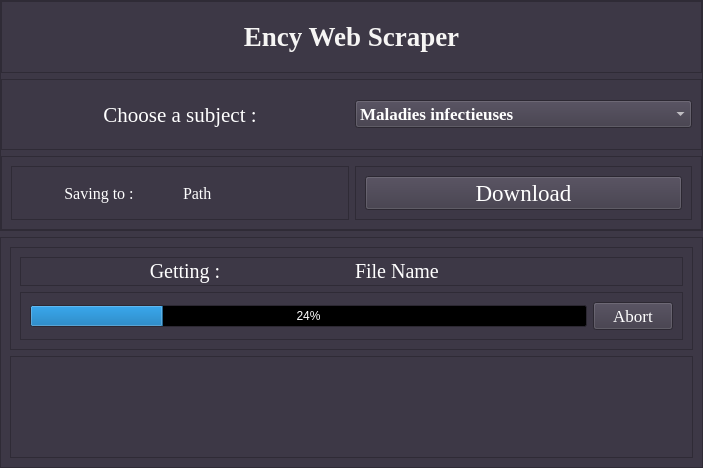
<?xml version="1.0" encoding="UTF-8"?>
<ui version="4.0">
 <author>Soukkou Youcef</author>
 <class>MainWindow</class>
 <widget class="QMainWindow" name="MainWindow">
  <property name="windowModality">
   <enum>Qt::NonModal</enum>
  </property>
  <property name="geometry">
   <rect>
    <x>0</x>
    <y>0</y>
    <width>703</width>
    <height>468</height>
   </rect>
  </property>
  <property name="palette">
   <palette>
    <active>
     <colorrole role="WindowText">
      <brush brushstyle="SolidPattern">
       <color alpha="255">
        <red>255</red>
        <green>255</green>
        <blue>255</blue>
       </color>
      </brush>
     </colorrole>
     <colorrole role="Button">
      <brush brushstyle="SolidPattern">
       <color alpha="255">
        <red>61</red>
        <green>56</green>
        <blue>70</blue>
       </color>
      </brush>
     </colorrole>
     <colorrole role="Light">
      <brush brushstyle="SolidPattern">
       <color alpha="255">
        <red>92</red>
        <green>84</green>
        <blue>105</blue>
       </color>
      </brush>
     </colorrole>
     <colorrole role="Midlight">
      <brush brushstyle="SolidPattern">
       <color alpha="255">
        <red>76</red>
        <green>70</green>
        <blue>87</blue>
       </color>
      </brush>
     </colorrole>
     <colorrole role="Dark">
      <brush brushstyle="SolidPattern">
       <color alpha="255">
        <red>31</red>
        <green>28</green>
        <blue>35</blue>
       </color>
      </brush>
     </colorrole>
     <colorrole role="Mid">
      <brush brushstyle="SolidPattern">
       <color alpha="255">
        <red>41</red>
        <green>37</green>
        <blue>47</blue>
       </color>
      </brush>
     </colorrole>
     <colorrole role="Text">
      <brush brushstyle="SolidPattern">
       <color alpha="255">
        <red>255</red>
        <green>255</green>
        <blue>255</blue>
       </color>
      </brush>
     </colorrole>
     <colorrole role="BrightText">
      <brush brushstyle="SolidPattern">
       <color alpha="255">
        <red>255</red>
        <green>255</green>
        <blue>255</blue>
       </color>
      </brush>
     </colorrole>
     <colorrole role="ButtonText">
      <brush brushstyle="SolidPattern">
       <color alpha="255">
        <red>255</red>
        <green>255</green>
        <blue>255</blue>
       </color>
      </brush>
     </colorrole>
     <colorrole role="Base">
      <brush brushstyle="SolidPattern">
       <color alpha="255">
        <red>0</red>
        <green>0</green>
        <blue>0</blue>
       </color>
      </brush>
     </colorrole>
     <colorrole role="Window">
      <brush brushstyle="SolidPattern">
       <color alpha="255">
        <red>61</red>
        <green>56</green>
        <blue>70</blue>
       </color>
      </brush>
     </colorrole>
     <colorrole role="Shadow">
      <brush brushstyle="SolidPattern">
       <color alpha="255">
        <red>0</red>
        <green>0</green>
        <blue>0</blue>
       </color>
      </brush>
     </colorrole>
     <colorrole role="AlternateBase">
      <brush brushstyle="SolidPattern">
       <color alpha="255">
        <red>30</red>
        <green>28</green>
        <blue>35</blue>
       </color>
      </brush>
     </colorrole>
     <colorrole role="ToolTipBase">
      <brush brushstyle="SolidPattern">
       <color alpha="255">
        <red>255</red>
        <green>255</green>
        <blue>220</blue>
       </color>
      </brush>
     </colorrole>
     <colorrole role="ToolTipText">
      <brush brushstyle="SolidPattern">
       <color alpha="255">
        <red>0</red>
        <green>0</green>
        <blue>0</blue>
       </color>
      </brush>
     </colorrole>
     <colorrole role="PlaceholderText">
      <brush brushstyle="SolidPattern">
       <color alpha="128">
        <red>255</red>
        <green>255</green>
        <blue>255</blue>
       </color>
      </brush>
     </colorrole>
    </active>
    <inactive>
     <colorrole role="WindowText">
      <brush brushstyle="SolidPattern">
       <color alpha="255">
        <red>255</red>
        <green>255</green>
        <blue>255</blue>
       </color>
      </brush>
     </colorrole>
     <colorrole role="Button">
      <brush brushstyle="SolidPattern">
       <color alpha="255">
        <red>61</red>
        <green>56</green>
        <blue>70</blue>
       </color>
      </brush>
     </colorrole>
     <colorrole role="Light">
      <brush brushstyle="SolidPattern">
       <color alpha="255">
        <red>92</red>
        <green>84</green>
        <blue>105</blue>
       </color>
      </brush>
     </colorrole>
     <colorrole role="Midlight">
      <brush brushstyle="SolidPattern">
       <color alpha="255">
        <red>76</red>
        <green>70</green>
        <blue>87</blue>
       </color>
      </brush>
     </colorrole>
     <colorrole role="Dark">
      <brush brushstyle="SolidPattern">
       <color alpha="255">
        <red>31</red>
        <green>28</green>
        <blue>35</blue>
       </color>
      </brush>
     </colorrole>
     <colorrole role="Mid">
      <brush brushstyle="SolidPattern">
       <color alpha="255">
        <red>41</red>
        <green>37</green>
        <blue>47</blue>
       </color>
      </brush>
     </colorrole>
     <colorrole role="Text">
      <brush brushstyle="SolidPattern">
       <color alpha="255">
        <red>255</red>
        <green>255</green>
        <blue>255</blue>
       </color>
      </brush>
     </colorrole>
     <colorrole role="BrightText">
      <brush brushstyle="SolidPattern">
       <color alpha="255">
        <red>255</red>
        <green>255</green>
        <blue>255</blue>
       </color>
      </brush>
     </colorrole>
     <colorrole role="ButtonText">
      <brush brushstyle="SolidPattern">
       <color alpha="255">
        <red>255</red>
        <green>255</green>
        <blue>255</blue>
       </color>
      </brush>
     </colorrole>
     <colorrole role="Base">
      <brush brushstyle="SolidPattern">
       <color alpha="255">
        <red>0</red>
        <green>0</green>
        <blue>0</blue>
       </color>
      </brush>
     </colorrole>
     <colorrole role="Window">
      <brush brushstyle="SolidPattern">
       <color alpha="255">
        <red>61</red>
        <green>56</green>
        <blue>70</blue>
       </color>
      </brush>
     </colorrole>
     <colorrole role="Shadow">
      <brush brushstyle="SolidPattern">
       <color alpha="255">
        <red>0</red>
        <green>0</green>
        <blue>0</blue>
       </color>
      </brush>
     </colorrole>
     <colorrole role="AlternateBase">
      <brush brushstyle="SolidPattern">
       <color alpha="255">
        <red>30</red>
        <green>28</green>
        <blue>35</blue>
       </color>
      </brush>
     </colorrole>
     <colorrole role="ToolTipBase">
      <brush brushstyle="SolidPattern">
       <color alpha="255">
        <red>255</red>
        <green>255</green>
        <blue>220</blue>
       </color>
      </brush>
     </colorrole>
     <colorrole role="ToolTipText">
      <brush brushstyle="SolidPattern">
       <color alpha="255">
        <red>0</red>
        <green>0</green>
        <blue>0</blue>
       </color>
      </brush>
     </colorrole>
     <colorrole role="PlaceholderText">
      <brush brushstyle="SolidPattern">
       <color alpha="128">
        <red>255</red>
        <green>255</green>
        <blue>255</blue>
       </color>
      </brush>
     </colorrole>
    </inactive>
    <disabled>
     <colorrole role="WindowText">
      <brush brushstyle="SolidPattern">
       <color alpha="255">
        <red>31</red>
        <green>28</green>
        <blue>35</blue>
       </color>
      </brush>
     </colorrole>
     <colorrole role="Button">
      <brush brushstyle="SolidPattern">
       <color alpha="255">
        <red>61</red>
        <green>56</green>
        <blue>70</blue>
       </color>
      </brush>
     </colorrole>
     <colorrole role="Light">
      <brush brushstyle="SolidPattern">
       <color alpha="255">
        <red>92</red>
        <green>84</green>
        <blue>105</blue>
       </color>
      </brush>
     </colorrole>
     <colorrole role="Midlight">
      <brush brushstyle="SolidPattern">
       <color alpha="255">
        <red>76</red>
        <green>70</green>
        <blue>87</blue>
       </color>
      </brush>
     </colorrole>
     <colorrole role="Dark">
      <brush brushstyle="SolidPattern">
       <color alpha="255">
        <red>31</red>
        <green>28</green>
        <blue>35</blue>
       </color>
      </brush>
     </colorrole>
     <colorrole role="Mid">
      <brush brushstyle="SolidPattern">
       <color alpha="255">
        <red>41</red>
        <green>37</green>
        <blue>47</blue>
       </color>
      </brush>
     </colorrole>
     <colorrole role="Text">
      <brush brushstyle="SolidPattern">
       <color alpha="255">
        <red>31</red>
        <green>28</green>
        <blue>35</blue>
       </color>
      </brush>
     </colorrole>
     <colorrole role="BrightText">
      <brush brushstyle="SolidPattern">
       <color alpha="255">
        <red>255</red>
        <green>255</green>
        <blue>255</blue>
       </color>
      </brush>
     </colorrole>
     <colorrole role="ButtonText">
      <brush brushstyle="SolidPattern">
       <color alpha="255">
        <red>31</red>
        <green>28</green>
        <blue>35</blue>
       </color>
      </brush>
     </colorrole>
     <colorrole role="Base">
      <brush brushstyle="SolidPattern">
       <color alpha="255">
        <red>61</red>
        <green>56</green>
        <blue>70</blue>
       </color>
      </brush>
     </colorrole>
     <colorrole role="Window">
      <brush brushstyle="SolidPattern">
       <color alpha="255">
        <red>61</red>
        <green>56</green>
        <blue>70</blue>
       </color>
      </brush>
     </colorrole>
     <colorrole role="Shadow">
      <brush brushstyle="SolidPattern">
       <color alpha="255">
        <red>0</red>
        <green>0</green>
        <blue>0</blue>
       </color>
      </brush>
     </colorrole>
     <colorrole role="AlternateBase">
      <brush brushstyle="SolidPattern">
       <color alpha="255">
        <red>61</red>
        <green>56</green>
        <blue>70</blue>
       </color>
      </brush>
     </colorrole>
     <colorrole role="ToolTipBase">
      <brush brushstyle="SolidPattern">
       <color alpha="255">
        <red>255</red>
        <green>255</green>
        <blue>220</blue>
       </color>
      </brush>
     </colorrole>
     <colorrole role="ToolTipText">
      <brush brushstyle="SolidPattern">
       <color alpha="255">
        <red>0</red>
        <green>0</green>
        <blue>0</blue>
       </color>
      </brush>
     </colorrole>
     <colorrole role="PlaceholderText">
      <brush brushstyle="SolidPattern">
       <color alpha="128">
        <red>255</red>
        <green>255</green>
        <blue>255</blue>
       </color>
      </brush>
     </colorrole>
    </disabled>
   </palette>
  </property>
  <property name="cursor">
   <cursorShape>ArrowCursor</cursorShape>
  </property>
  <property name="contextMenuPolicy">
   <enum>Qt::NoContextMenu</enum>
  </property>
  <property name="windowTitle">
   <string notr="true" extracomment="This allows for automated downloading of pdf medical exams from ency.">Ency Web Scraper</string>
  </property>
  <property name="windowIcon">
   <iconset>
    <normaloff>icon.jpg</normaloff>icon.jpg</iconset>
  </property>
  <property name="autoFillBackground">
   <bool>true</bool>
  </property>
  <property name="styleSheet">
   <string notr="true"/>
  </property>
  <property name="tabShape">
   <enum>QTabWidget::Rounded</enum>
  </property>
  <widget class="QWidget" name="centralwidget">
   <layout class="QVBoxLayout" name="verticalLayout">
    <property name="leftMargin">
     <number>0</number>
    </property>
    <property name="topMargin">
     <number>0</number>
    </property>
    <property name="rightMargin">
     <number>0</number>
    </property>
    <property name="bottomMargin">
     <number>0</number>
    </property>
    <item>
     <widget class="QFrame" name="TOP_FRAME">
      <property name="frameShape">
       <enum>QFrame::StyledPanel</enum>
      </property>
      <property name="frameShadow">
       <enum>QFrame::Raised</enum>
      </property>
      <layout class="QVBoxLayout" name="verticalLayout_2">
       <property name="leftMargin">
        <number>0</number>
       </property>
       <property name="topMargin">
        <number>0</number>
       </property>
       <property name="rightMargin">
        <number>0</number>
       </property>
       <property name="bottomMargin">
        <number>0</number>
       </property>
       <item>
        <widget class="QFrame" name="Title_Frame">
         <property name="frameShape">
          <enum>QFrame::StyledPanel</enum>
         </property>
         <property name="frameShadow">
          <enum>QFrame::Raised</enum>
         </property>
         <layout class="QHBoxLayout" name="horizontalLayout">
          <item>
           <widget class="QLabel" name="Title_Text">
            <property name="font">
             <font>
              <family>Liberation Serif</family>
              <pointsize>20</pointsize>
              <weight>75</weight>
              <italic>false</italic>
              <bold>true</bold>
             </font>
            </property>
            <property name="text">
             <string>&lt;html&gt;&lt;head/&gt;&lt;body&gt;&lt;p&gt;&lt;span style=&quot; color:#f6f5f4;&quot;&gt;Ency Web Scraper&lt;/span&gt;&lt;/p&gt;&lt;/body&gt;&lt;/html&gt;</string>
            </property>
            <property name="scaledContents">
             <bool>true</bool>
            </property>
            <property name="alignment">
             <set>Qt::AlignCenter</set>
            </property>
           </widget>
          </item>
         </layout>
        </widget>
       </item>
       <item>
        <widget class="QFrame" name="Select_Module_Frame">
         <property name="font">
          <font>
           <pointsize>15</pointsize>
          </font>
         </property>
         <property name="frameShape">
          <enum>QFrame::StyledPanel</enum>
         </property>
         <property name="frameShadow">
          <enum>QFrame::Raised</enum>
         </property>
         <layout class="QHBoxLayout" name="horizontalLayout_4">
          <item>
           <widget class="QLabel" name="Text1">
            <property name="font">
             <font>
              <family>Liberation Serif</family>
              <pointsize>16</pointsize>
             </font>
            </property>
            <property name="text">
             <string>Choose a subject :</string>
            </property>
            <property name="alignment">
             <set>Qt::AlignCenter</set>
            </property>
           </widget>
          </item>
          <item>
           <widget class="QComboBox" name="Select_Modules_Dropdown">
            <property name="font">
             <font>
              <family>Liberation Serif</family>
              <pointsize>13</pointsize>
              <weight>75</weight>
              <bold>true</bold>
             </font>
            </property>
            <property name="editable">
             <bool>false</bool>
            </property>
            <property name="currentText">
             <string>Maladies infectieuses</string>
            </property>
            <property name="currentIndex">
             <number>0</number>
            </property>
            <property name="maxVisibleItems">
             <number>7</number>
            </property>
            <property name="frame">
             <bool>true</bool>
            </property>
            <item>
             <property name="text">
              <string>Maladies infectieuses</string>
             </property>
            </item>
            <item>
             <property name="text">
              <string>Gastro-entérologie</string>
             </property>
            </item>
            <item>
             <property name="text">
              <string>Cardiologie</string>
             </property>
            </item>
            <item>
             <property name="text">
              <string>Neurologie</string>
             </property>
            </item>
            <item>
             <property name="text">
              <string>Onco-Hématologie</string>
             </property>
            </item>
            <item>
             <property name="text">
              <string>Pneumologie-Phtisiologie</string>
             </property>
            </item>
            <item>
             <property name="text">
              <string>Gynécologie</string>
             </property>
            </item>
            <item>
             <property name="text">
              <string>Orthopédie</string>
             </property>
            </item>
            <item>
             <property name="text">
              <string>Pédiatrie</string>
             </property>
            </item>
            <item>
             <property name="text">
              <string>Urologie-Nephrologie</string>
             </property>
            </item>
            <item>
             <property name="text">
              <string>Endocrinologie </string>
             </property>
            </item>
            <item>
             <property name="text">
              <string>Psychiatrie</string>
             </property>
            </item>
            <item>
             <property name="text">
              <string>Rhumatologie</string>
             </property>
            </item>
            <item>
             <property name="text">
              <string>Urgences médico-chirurgicales</string>
             </property>
            </item>
            <item>
             <property name="text">
              <string>Ophtalmologie</string>
             </property>
            </item>
            <item>
             <property name="text">
              <string>Dermatologie</string>
             </property>
            </item>
            <item>
             <property name="text">
              <string>Épidémiologie</string>
             </property>
            </item>
            <item>
             <property name="text">
              <string>Médecine de travail</string>
             </property>
            </item>
            <item>
             <property name="text">
              <string>Médecine légale</string>
             </property>
            </item>
            <item>
             <property name="text">
              <string>ORL</string>
             </property>
            </item>
            <item>
             <property name="text">
              <string>Thérapeutique</string>
             </property>
            </item>
            <item>
             <property name="text">
              <string>Économie</string>
             </property>
            </item>
            <item>
             <property name="text">
              <string>Droit et déontologie médicale </string>
             </property>
            </item>
            <item>
             <property name="text">
              <string>Psychologie médicale</string>
             </property>
            </item>
           </widget>
          </item>
         </layout>
        </widget>
       </item>
       <item>
        <widget class="QFrame" name="Save_location_and_donwload_button">
         <property name="frameShape">
          <enum>QFrame::StyledPanel</enum>
         </property>
         <property name="frameShadow">
          <enum>QFrame::Raised</enum>
         </property>
         <layout class="QHBoxLayout" name="horizontalLayout_2">
          <item>
           <widget class="QFrame" name="Saving_Path_Frame">
            <property name="frameShape">
             <enum>QFrame::StyledPanel</enum>
            </property>
            <property name="frameShadow">
             <enum>QFrame::Raised</enum>
            </property>
            <layout class="QHBoxLayout" name="horizontalLayout_5">
             <item>
              <widget class="QLabel" name="Text2">
               <property name="font">
                <font>
                 <family>Liberation Serif</family>
                 <pointsize>12</pointsize>
                </font>
               </property>
               <property name="midLineWidth">
                <number>0</number>
               </property>
               <property name="text">
                <string>Saving to :</string>
               </property>
               <property name="alignment">
                <set>Qt::AlignCenter</set>
               </property>
              </widget>
             </item>
             <item>
              <widget class="QLabel" name="Path_Text">
               <property name="font">
                <font>
                 <family>Liberation Serif</family>
                 <pointsize>12</pointsize>
                </font>
               </property>
               <property name="lineWidth">
                <number>1</number>
               </property>
               <property name="text">
                <string>Path</string>
               </property>
               <property name="margin">
                <number>0</number>
               </property>
               <property name="indent">
                <number>0</number>
               </property>
              </widget>
             </item>
            </layout>
           </widget>
          </item>
          <item>
           <widget class="QFrame" name="frame_5">
            <property name="frameShape">
             <enum>QFrame::StyledPanel</enum>
            </property>
            <property name="frameShadow">
             <enum>QFrame::Raised</enum>
            </property>
            <layout class="QGridLayout" name="gridLayout">
             <item row="0" column="0">
              <widget class="QPushButton" name="Download_Button">
               <property name="sizePolicy">
                <sizepolicy hsizetype="Minimum" vsizetype="Minimum">
                 <horstretch>0</horstretch>
                 <verstretch>0</verstretch>
                </sizepolicy>
               </property>
               <property name="font">
                <font>
                 <family>Liberation Serif</family>
                 <pointsize>17</pointsize>
                </font>
               </property>
               <property name="autoFillBackground">
                <bool>false</bool>
               </property>
               <property name="text">
                <string>Download</string>
               </property>
               <property name="icon">
                <iconset>
                 <normaloff>download-icon-white-png-29.jpg</normaloff>download-icon-white-png-29.jpg</iconset>
               </property>
               <property name="iconSize">
                <size>
                 <width>32</width>
                 <height>32</height>
                </size>
               </property>
               <property name="autoDefault">
                <bool>false</bool>
               </property>
               <property name="default">
                <bool>false</bool>
               </property>
               <property name="flat">
                <bool>false</bool>
               </property>
              </widget>
             </item>
            </layout>
           </widget>
          </item>
         </layout>
        </widget>
       </item>
      </layout>
     </widget>
    </item>
    <item>
     <widget class="QFrame" name="BOTTOM_FRAME">
      <property name="frameShape">
       <enum>QFrame::StyledPanel</enum>
      </property>
      <property name="frameShadow">
       <enum>QFrame::Raised</enum>
      </property>
      <layout class="QVBoxLayout" name="verticalLayout_3">
       <item>
        <widget class="QFrame" name="Telemetry">
         <property name="sizePolicy">
          <sizepolicy hsizetype="Preferred" vsizetype="Preferred">
           <horstretch>0</horstretch>
           <verstretch>0</verstretch>
          </sizepolicy>
         </property>
         <property name="frameShape">
          <enum>QFrame::StyledPanel</enum>
         </property>
         <property name="frameShadow">
          <enum>QFrame::Raised</enum>
         </property>
         <layout class="QVBoxLayout" name="verticalLayout_4">
          <item>
           <widget class="QFrame" name="Telemetry_Text_Frame">
            <property name="frameShape">
             <enum>QFrame::StyledPanel</enum>
            </property>
            <property name="frameShadow">
             <enum>QFrame::Raised</enum>
            </property>
            <layout class="QHBoxLayout" name="horizontalLayout_7">
             <property name="leftMargin">
              <number>0</number>
             </property>
             <property name="topMargin">
              <number>0</number>
             </property>
             <property name="rightMargin">
              <number>0</number>
             </property>
             <property name="bottomMargin">
              <number>0</number>
             </property>
             <item>
              <widget class="QLabel" name="Text3">
               <property name="font">
                <font>
                 <family>Liberation Serif</family>
                 <pointsize>15</pointsize>
                </font>
               </property>
               <property name="lineWidth">
                <number>0</number>
               </property>
               <property name="midLineWidth">
                <number>0</number>
               </property>
               <property name="text">
                <string>Getting :</string>
               </property>
               <property name="alignment">
                <set>Qt::AlignCenter</set>
               </property>
               <property name="indent">
                <number>0</number>
               </property>
              </widget>
             </item>
             <item>
              <widget class="QLabel" name="File_Being_Downloaded">
               <property name="font">
                <font>
                 <family>Liberation Serif</family>
                 <pointsize>15</pointsize>
                </font>
               </property>
               <property name="text">
                <string>File Name</string>
               </property>
              </widget>
             </item>
            </layout>
           </widget>
          </item>
          <item>
           <widget class="QFrame" name="Progress_Bar_Frame">
            <property name="frameShape">
             <enum>QFrame::StyledPanel</enum>
            </property>
            <property name="frameShadow">
             <enum>QFrame::Raised</enum>
            </property>
            <layout class="QHBoxLayout" name="horizontalLayout_6">
             <item>
              <widget class="QProgressBar" name="Progress_Bar">
               <property name="value">
                <number>24</number>
               </property>
              </widget>
             </item>
             <item>
              <widget class="QPushButton" name="abortButton">
               <property name="font">
                <font>
                 <family>Liberation Serif</family>
                 <pointsize>13</pointsize>
                 <weight>50</weight>
                 <italic>false</italic>
                 <bold>false</bold>
                </font>
               </property>
               <property name="autoFillBackground">
                <bool>false</bool>
               </property>
               <property name="text">
                <string>Abort</string>
               </property>
               <property name="icon">
                <iconset>
                 <normaloff>cancel.png</normaloff>cancel.png</iconset>
               </property>
               <property name="iconSize">
                <size>
                 <width>20</width>
                 <height>20</height>
                </size>
               </property>
              </widget>
             </item>
            </layout>
           </widget>
          </item>
         </layout>
        </widget>
       </item>
       <item>
        <widget class="QFrame" name="frame_6">
         <property name="frameShape">
          <enum>QFrame::StyledPanel</enum>
         </property>
         <property name="frameShadow">
          <enum>QFrame::Raised</enum>
         </property>
         <layout class="QHBoxLayout" name="horizontalLayout_3">
          <item>
           <widget class="QLabel" name="Feedback_Text">
            <property name="font">
             <font>
              <family>Liberation Serif</family>
              <pointsize>23</pointsize>
             </font>
            </property>
            <property name="text">
             <string/>
            </property>
            <property name="alignment">
             <set>Qt::AlignCenter</set>
            </property>
           </widget>
          </item>
         </layout>
        </widget>
       </item>
      </layout>
     </widget>
    </item>
   </layout>
  </widget>
 </widget>
 <resources/>
 <connections/>
</ui>
